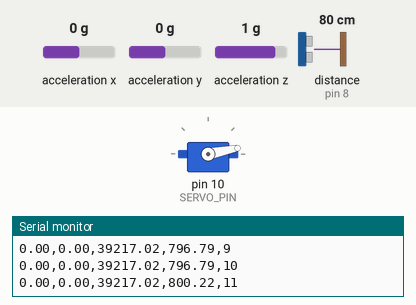
This sketch was run on a simulated Arduino Uno, built with avr-gcc and run on an emulated ATmega328P. On the bench: servo, the last lines printed to the serial monitor. Wiring (inferred from the names in the program): ultrasonic range finder: trigger pin 9; echo pin 8. Inputs (shaded band) come from the test bench; at power-on: distance to the obstacle (sensor on pin 8) 80 cm, acceleration x 0 g, acceleration y 0 g, acceleration z 1 g. The echo pulse lasts 58.3 µs per cm.

Above: at 1.2 s.
1.3 s: distance to the obstacle (sensor on pin 8) set to 35 cm
At 2.45 s:
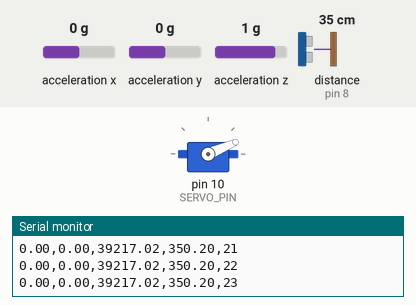
4.3 s: distance to the obstacle (sensor on pin 8) set to 2 cm
At 4.55 s:
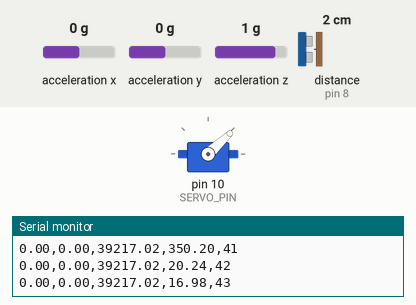
Timing chart, 0 to 22.3 s (numbered marks = the images above; inputs shaded):
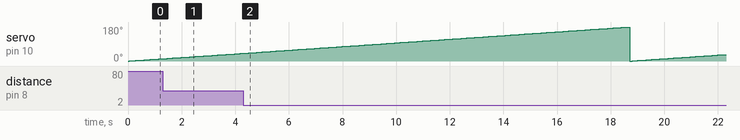

The sketch:

ronaldo.ino
```cpp
//ronaldo end of day 1
#include <Wire.h>
#include <Adafruit_Sensor.h>
#include <Adafruit_MMA8451.h>
#include <Adafruit_MPU6050.h>
#include <Servo.h> // Include Servo library

// Define pins for the ultrasonic sensor
#define TRIG_PIN 9 // Trigger pin is 9
#define ECHO_PIN 8 // Echo pin is 8

// Create sensor objects
Adafruit_MMA8451 mma = Adafruit_MMA8451();
Adafruit_MPU6050 mpu;

// Servo motor setup
Servo myServo;
int servo_angle = 0; // Initial angle of the servo motor
const int SERVO_PIN = 10; // Servo connected to pin 10

void setup() {
  Serial.begin(9600);

  // Set up ultrasonic sensor pins
  pinMode(TRIG_PIN, OUTPUT);
  pinMode(ECHO_PIN, INPUT);

  // Attach the servo motor
  myServo.attach(SERVO_PIN);
  myServo.write(servo_angle); // Start at 0 degrees

  // Initialize the MMA8451
  if (!mma.begin()) {
    Serial.println("MMA8451 not detected. Halting.");
    while (1); // Halt the program if MMA8451 is not detected
  }
  mma.setRange(MMA8451_RANGE_2_G); // Set MMA8451 range to ±2G
  Serial.println("MMA8451 initialized.");

  // Initialize the MPU6050
  if (!mpu.begin()) {
    Serial.println("MPU6050 not detected. Halting.");
    while (1); // Halt the program if MPU6050 is not detected
  }
  Serial.println("MPU6050 initialized.");

  Serial.println("Ultrasonic, MPU6050, MMA8451, and Servo motor initialized.");
}

void loop() {
  // Read data from MMA8451
  mma.read();
  float xacc_mma = (mma.x / 4096.0) * 9.80665 * 1000; // MMA8451 X-axis in mm/s²
  float yacc_mma = (mma.y / 4096.0) * 9.80665 * 1000; // MMA8451 Y-axis in mm/s²
  float zacc_mma = (mma.z / 4096.0) * 9.80665 * 1000; // MMA8451 Z-axis in mm/s²

  // Read distance data from the ultrasonic sensor
  float distance_mm = getUltrasonicDistance(); // Get distance in mm

  // Move the servo by 1 degree
  servo_angle += 1; // Increment the angle
  if (servo_angle > 180) {
    servo_angle = 0; // Reset to 0 after reaching 180 degrees
  }
  myServo.write(servo_angle); // Set the servo angle

  // Print combined data as comma-separated values (without labels)
  Serial.print(xacc_mma, 2); Serial.print(","); // MMA8451 X
  Serial.print(yacc_mma, 2); Serial.print(","); // MMA8451 Y
  Serial.print(zacc_mma, 2); Serial.print(","); // MMA8451 Z
  Serial.print(distance_mm, 2); Serial.print(","); // Ultrasonic distance
  Serial.println(servo_angle); // Servo angle

  delay(100); // Small delay for stability
}

// Function to calculate distance using the ultrasonic sensor in millimeters
float getUltrasonicDistance() {
  // Send a 10-microsecond pulse to the trigger pin
  digitalWrite(TRIG_PIN, LOW);
  delayMicroseconds(2);
  digitalWrite(TRIG_PIN, HIGH);
  delayMicroseconds(10);
  digitalWrite(TRIG_PIN, LOW);

  // Measure the duration of the echo pulse
  long duration = pulseIn(ECHO_PIN, HIGH);

  // Calculate the distance in millimeters (sound speed = 343 m/s)
  float distance = duration * 0.343 / 2; // Convert to mm and divide by 2 for round trip
  return distance;
}
```
